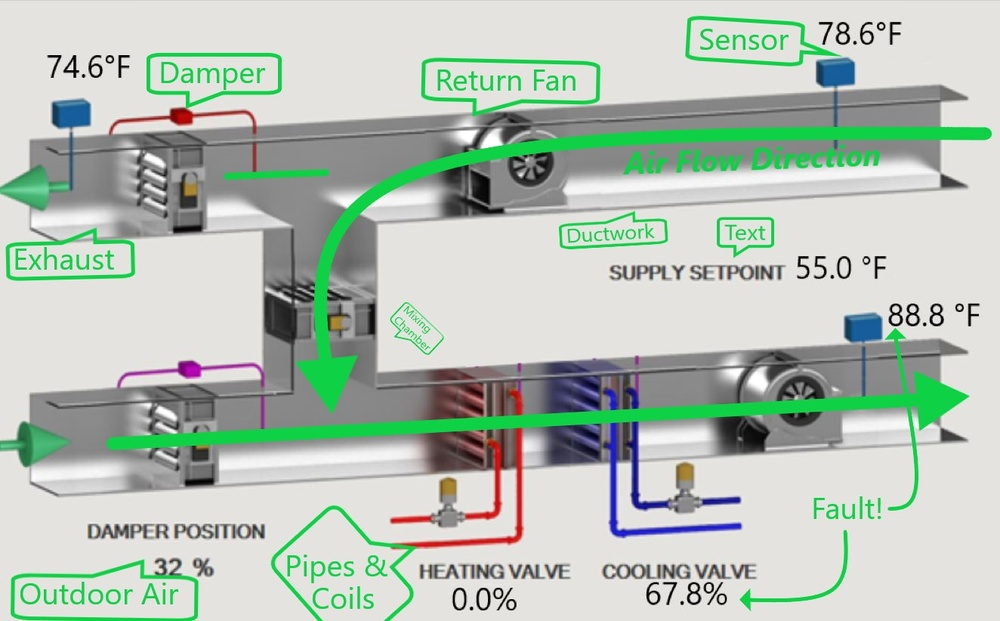
#> input picture image.JPG, 1000 x 621 px, shrunk from 1324 x 822 before the run
$ python extract_text.py ../image.JPG
#> lines starting #> are read from the running program, lines starting #| are printed output that depends on the picture
import pytesseract
from PIL import Image
import cv2
import numpy as np
import os
import sys

'''
py -3.9 .\scripts\extract_text.py .\data\images\ahu_heat_broken_sim.jpg
'''

# Specify the path to tesseract.exe
pytesseract.pytesseract.tesseract_cmd = r'C:\Users\bbartling\AppData\Local\Programs\Tesseract-OCR\tesseract.exe'

def image_to_text(image, region=None):
    if region:
        image = image[region[1]:region[3], region[0]:region[2]]
    # Use pytesseract to extract text
    text = pytesseract.image_to_string(image)
    return text

def process_image(image_path):
#> called with image_path = '../image.JPG'
    image = cv2.imread(image_path)
#> image is the input picture: shape (621, 1000, 3); mean B, G, R 183.7, 195, 182.6
    height, width, _ = image.shape
#> height = 621; width = 1000

    # Define regions based on the provided layout
    regions = {
        'return_air': (width // 2, 0, width, height // 2),
        'exhaust_air': (0, 0, width // 2, height // 2),
        'outside_air': (0, height // 2, width // 2, height),
        'discharge_air': (width // 2, height // 2, width, height),
        'mixing_area': (width // 4, height // 4, 3 * width // 4, 3 * height // 4)
    }

    results = {}
    for region_name, region_coords in regions.items():
        text = image_to_text(image, region_coords)
        results[region_name] = text.strip()
#> this loop made 1 pass
#> pass 1, in image_to_text, `image = image[region[1]:region[3], region[0]:region[2]]`:
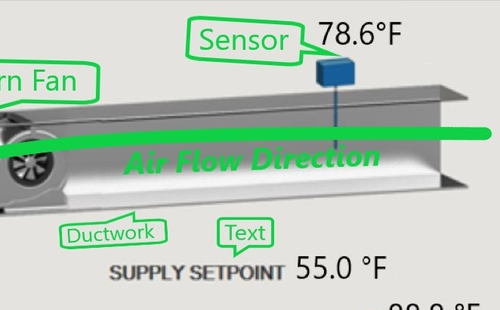
#> image: shape (310, 500, 3); mean of channels 0, 1, 2 190, 204.3, 187.7; drawn as B, G, R
#> after the loop, results = 0 items

    return results

if __name__ == "__main__":
    if len(sys.argv) != 2:
        print("Usage: python extract_text.py <path_to_image>")
        sys.exit(1)

    image_path = sys.argv[1]
    if not os.path.exists(image_path):
        print(f"File {image_path} does not exist.")
        sys.exit(1)

#> (the run stopped early here; a loop or call above may not have finished)
